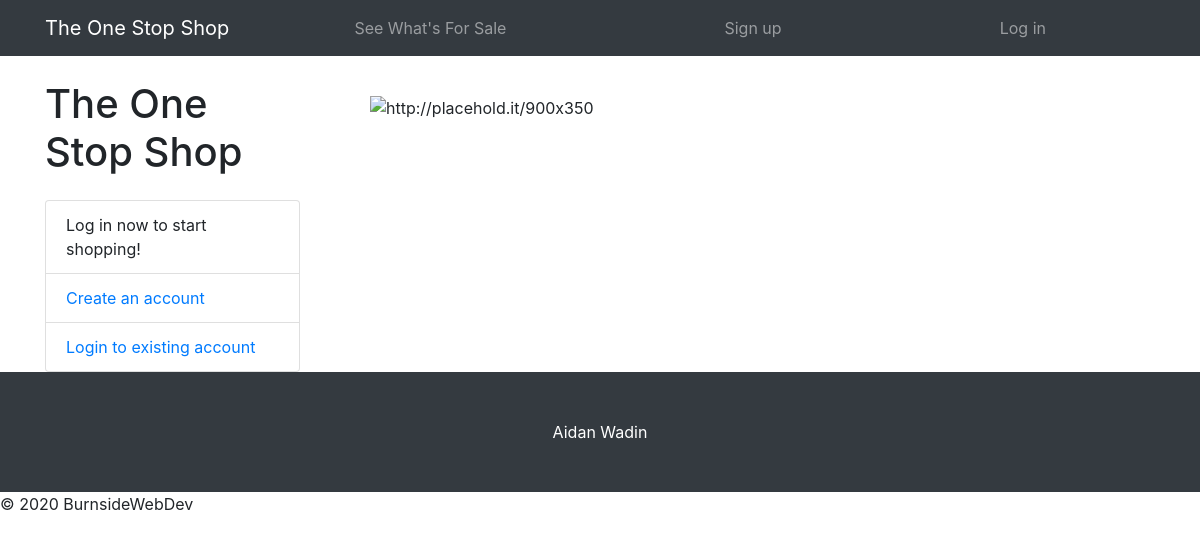
The app's page /, older data.
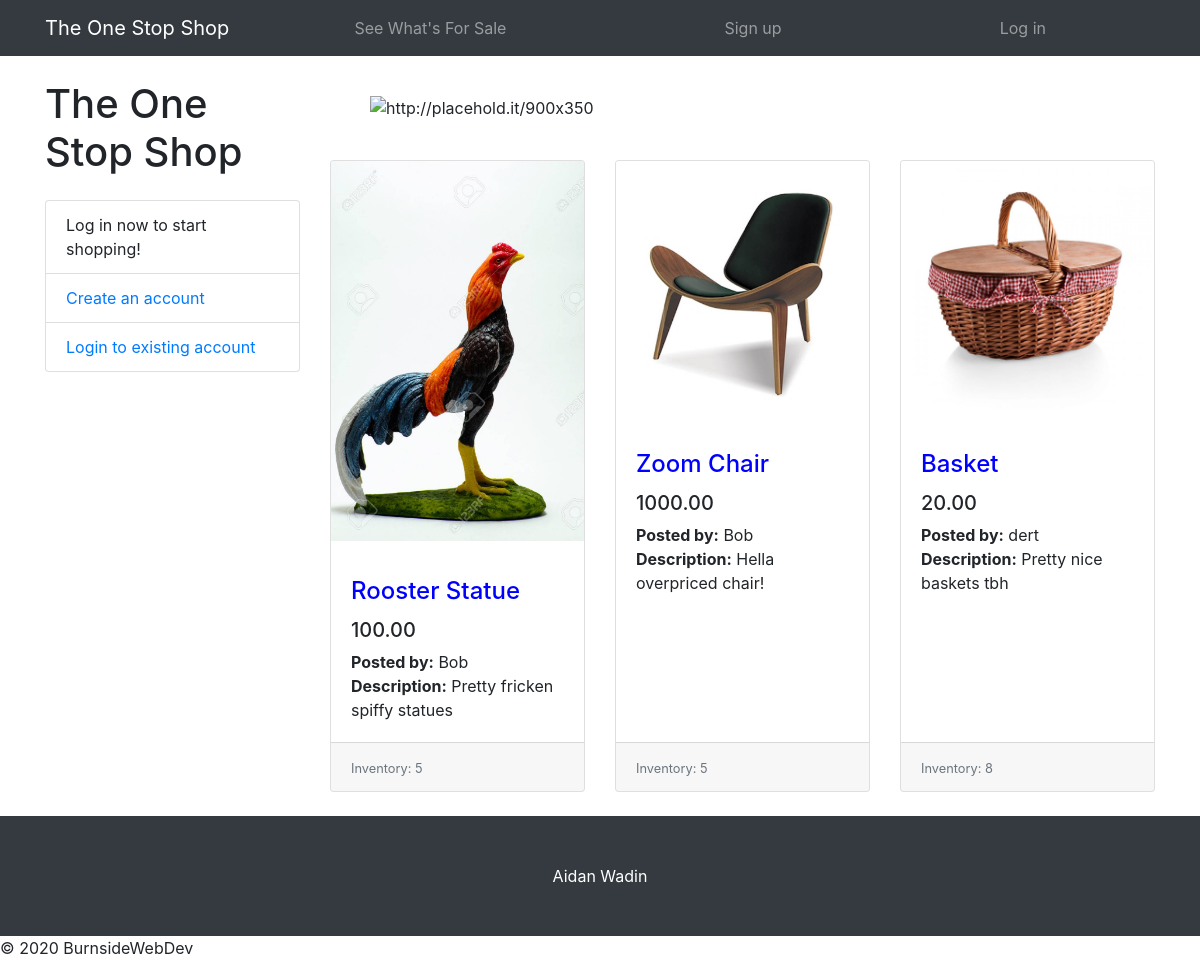
The same page, newer data.
### item/models.py (models this page shows, shortened)
class Item(models.Model):
    owner = models.ForeignKey(User, on_delete=models.CASCADE)
    image = models.ImageField(upload_to='images/')
    itemname = models.CharField(max_length=100)
    descrip = models.CharField(max_length=1000)
    price = models.DecimalField(max_digits=10, decimal_places=2)
    inv_count = models.PositiveIntegerField()

### accounts/views.py (the view, shortened to what this page needs)
# urls.py: path('', views.index, name='index'),
def index(request):
    items1 = Item.objects.all()
    context = {'items': items1}
    return render(request, 'index.html', context)

### accounts/templates/index.html (shortened to what this page needs)
{% extends 'navbar.html' %}
{% block content %}
<html lang="en">
   <head>
      <link href="static/vendor/bootstrap/css/bootstrap.min.css" rel="stylesheet">
      <link href="static/css/shop-homepage.css" rel="stylesheet">
   </head>
   <body>
      <div class="container">
         <div class="row">
            <div class="col-lg-3">
               <h1 class="my-4">The One Stop Shop</h1>
               <div class="list-group">
                  <p class="list-group-item">Log in now to start shopping!</p>
                  <a href="{% url 'signup' %}" class="list-group-item">Create an account</a>
                  <a href="{% url 'login' %}" class="list-group-item">Login to existing account</a>
               </div>
            </div>
            <div class="col-lg-9">
               <div class="banner">
                  <img class="d-block img-fluid" src="https://d2td6mzj4f4e1e.cloudfront.net/wp-content/uploads/sites/9/2019/05/One-Stop-2019-620x330.jpg" alt="http://placehold.it/900x350">
               </div>
               <div class="row">
                  {% for item in items %}
                  {% if item.inv_count != 0 %}
                  <div class="col-lg-4 col-md-6 mb-4">
                     <div class="card h-100">
                        <p><img class="card-img-top" src= {{item.image.url}} alt=""></p>
                        <div class="card-body">
                           <h4 class="card-title">
                              <div class="itemname">{{ item.itemname }}</div>
                           </h4>
                           <h5>{{item.price}}</h5>
                           <p class="card-text"><b>Posted by:</b> {{item.owner}} <br> <b>Description:</b> {{item.descrip}} </p>
                        </div>
                        <div class="card-footer">
                           <small class="text-muted">Inventory: {{item.inv_count}} </small>
                        </div>
                     </div>
                  </div>
                  {% endif %}
                  {% endfor %}
               </div>
            </div>
         </div>
      </div>
      <footer class="py-5 bg-dark">
         <div class="container">
            <p class="m-0 text-center text-white">Aidan Wadin</p>
         </div>
      </footer>
   </body>
</html>
{% endblock %}

### accounts/templates/navbar.html (shortened to what this page needs)
<!DOCTYPE html>
{% load static %}
<link rel="stylesheet" href="https://stackpath.bootstrapcdn.com/bootstrap/4.3.1/css/bootstrap.min.css">
<html>
   <head>
   </head>
   <body>
      <nav class="navbar navbar-expand-lg navbar-dark bg-dark fixed-top">
         <div class="container">
            <div class="collapse navbar-collapse" id="navbarResponsive">
               <a class="navbar-brand" href="#">The One Stop Shop</a>
               <ul class="navbar-nav nav-fill w-100">
                  <li class="nav-item">
                     <a class="nav-link" href="{% url 'index' %}">See What's For Sale</a>
                  </li>
                  <li class="nav-item">
                     <a class="nav-link" href="{% url 'signup' %}">Sign up</a>
                  </li>
                  <li class="nav-item">
                     <a class="nav-link" href="{% url 'login' %}">Log in</a>
                  </li>
               </ul>
            </div>
         </div>
      </nav>
      {% block content %}
      {% endblock %}
      <footer>
         &copy; 2020 BurnsideWebDev
      </footer>
   </body>
</html>

### accounts/static/css/shop-homepage.css (style rules this page uses)
body { padding-top: 56px; }
.banner { padding: 40px; }
.itemname { color: blue; }

Row changes from the older to the newer data that the page shows:
added Item: image (picture), itemname "Rooster Statue", price "100.00", owner "Bob", descrip "Pretty fricken spiffy statues", inv_count "5"
added Item: image (picture), itemname "Zoom Chair", price "1000.00", owner "Bob", descrip "Hella overpriced chair!", inv_count "5"
added Item: image (picture), itemname "Basket", price "20.00", owner "dert", descrip "Pretty nice baskets tbh", inv_count "8"
